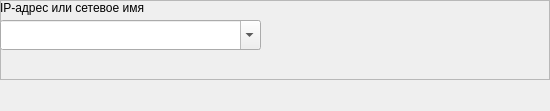
<?xml version="1.0" encoding="UTF-8"?>
<ui version="4.0">
 <class>Widget_NET_DEV</class>
 <widget class="QWidget" name="Widget_NET_DEV">
  <property name="geometry">
   <rect>
    <x>0</x>
    <y>0</y>
    <width>550</width>
    <height>111</height>
   </rect>
  </property>
  <property name="windowTitle">
   <string>Form</string>
  </property>
  <widget class="QFrame" name="frame">
   <property name="geometry">
    <rect>
     <x>0</x>
     <y>0</y>
     <width>550</width>
     <height>80</height>
    </rect>
   </property>
   <property name="frameShape">
    <enum>QFrame::StyledPanel</enum>
   </property>
   <property name="frameShadow">
    <enum>QFrame::Raised</enum>
   </property>
   <widget class="my_combobox" name="Icon1Path">
    <property name="geometry">
     <rect>
      <x>0</x>
      <y>20</y>
      <width>261</width>
      <height>30</height>
     </rect>
    </property>
    <property name="editable">
     <bool>true</bool>
    </property>
   </widget>
   <widget class="QLabel" name="label_48">
    <property name="geometry">
     <rect>
      <x>0</x>
      <y>0</y>
      <width>201</width>
      <height>16</height>
     </rect>
    </property>
    <property name="text">
     <string>IP-адрес или сетевое имя</string>
    </property>
   </widget>
  </widget>
 </widget>
 <customwidgets>
  <customwidget>
   <class>my_combobox</class>
   <extends>QComboBox</extends>
   <header>my/my_combobox.h</header>
  </customwidget>
 </customwidgets>
 <resources/>
 <connections/>
</ui>
